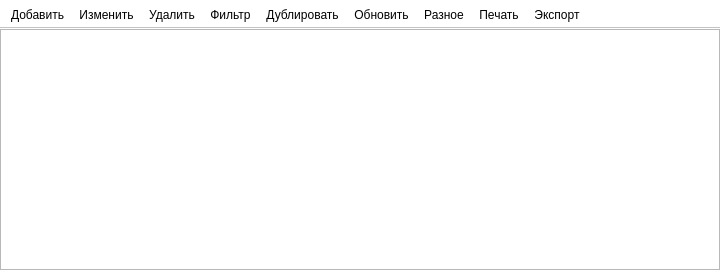
<?xml version="1.0" encoding="UTF-8"?>
<ui version="4.0">
 <class>MainWindow</class>
 <widget class="QMainWindow" name="MainWindow">
  <property name="geometry">
   <rect>
    <x>0</x>
    <y>0</y>
    <width>720</width>
    <height>270</height>
   </rect>
  </property>
  <property name="windowTitle">
   <string>MainWindow</string>
  </property>
  <widget class="QWidget" name="centralwidget">
   <layout class="QGridLayout" name="gridLayout">
    <property name="leftMargin">
     <number>0</number>
    </property>
    <property name="topMargin">
     <number>0</number>
    </property>
    <property name="rightMargin">
     <number>0</number>
    </property>
    <property name="bottomMargin">
     <number>0</number>
    </property>
    <property name="spacing">
     <number>0</number>
    </property>
    <item row="0" column="0">
     <widget class="QTableWidget" name="table_widget">
      <property name="font">
       <font>
        <family>Tahoma</family>
        <pointsize>8</pointsize>
       </font>
      </property>
      <property name="editTriggers">
       <set>QAbstractItemView::NoEditTriggers</set>
      </property>
      <property name="alternatingRowColors">
       <bool>true</bool>
      </property>
      <property name="selectionBehavior">
       <enum>QAbstractItemView::SelectRows</enum>
      </property>
      <property name="sortingEnabled">
       <bool>true</bool>
      </property>
      <attribute name="verticalHeaderVisible">
       <bool>false</bool>
      </attribute>
      <attribute name="verticalHeaderDefaultSectionSize">
       <number>20</number>
      </attribute>
      <attribute name="verticalHeaderMinimumSectionSize">
       <number>18</number>
      </attribute>
     </widget>
    </item>
   </layout>
  </widget>
  <widget class="QToolBar" name="toolBar">
   <property name="windowTitle">
    <string>toolBar</string>
   </property>
   <property name="styleSheet">
    <string notr="true">background-color: rgb(255, 255, 255);</string>
   </property>
   <property name="movable">
    <bool>false</bool>
   </property>
   <attribute name="toolBarArea">
    <enum>TopToolBarArea</enum>
   </attribute>
   <attribute name="toolBarBreak">
    <bool>false</bool>
   </attribute>
   <addaction name="pb_add"/>
   <addaction name="pb_change"/>
   <addaction name="pb_dell"/>
   <addaction name="pb_filter"/>
   <addaction name="pb_copy"/>
   <addaction name="pb_update"/>
   <addaction name="pb_other"/>
   <addaction name="pb_print"/>
   <addaction name="pb_export"/>
  </widget>
  <action name="pb_add">
   <property name="text">
    <string>Добавить</string>
   </property>
  </action>
  <action name="pb_change">
   <property name="text">
    <string>Изменить</string>
   </property>
  </action>
  <action name="pb_dell">
   <property name="text">
    <string>Удалить</string>
   </property>
  </action>
  <action name="pb_filter">
   <property name="text">
    <string>Фильтр</string>
   </property>
  </action>
  <action name="pb_copy">
   <property name="text">
    <string>Дублировать</string>
   </property>
  </action>
  <action name="pb_update">
   <property name="text">
    <string>Обновить</string>
   </property>
  </action>
  <action name="pb_other">
   <property name="text">
    <string>Разное</string>
   </property>
  </action>
  <action name="pb_export">
   <property name="text">
    <string>Экспорт</string>
   </property>
  </action>
  <action name="pb_print">
   <property name="text">
    <string>Печать</string>
   </property>
  </action>
 </widget>
 <resources/>
 <connections>
  <connection>
   <sender>table_widget</sender>
   <signal>itemDoubleClicked(QTableWidgetItem*)</signal>
   <receiver>MainWindow</receiver>
   <slot>ui_double_click_table_item()</slot>
   <hints>
    <hint type="sourcelabel">
     <x>687</x>
     <y>106</y>
    </hint>
    <hint type="destinationlabel">
     <x>787</x>
     <y>106</y>
    </hint>
   </hints>
  </connection>
  <connection>
   <sender>pb_add</sender>
   <signal>triggered()</signal>
   <receiver>MainWindow</receiver>
   <slot>ui_add_table_item()</slot>
   <hints>
    <hint type="sourcelabel">
     <x>-1</x>
     <y>-1</y>
    </hint>
    <hint type="destinationlabel">
     <x>359</x>
     <y>134</y>
    </hint>
   </hints>
  </connection>
  <connection>
   <sender>pb_change</sender>
   <signal>triggered()</signal>
   <receiver>MainWindow</receiver>
   <slot>ui_change_table_item()</slot>
   <hints>
    <hint type="sourcelabel">
     <x>-1</x>
     <y>-1</y>
    </hint>
    <hint type="destinationlabel">
     <x>359</x>
     <y>134</y>
    </hint>
   </hints>
  </connection>
  <connection>
   <sender>pb_update</sender>
   <signal>triggered()</signal>
   <receiver>MainWindow</receiver>
   <slot>ui_update()</slot>
   <hints>
    <hint type="sourcelabel">
     <x>-1</x>
     <y>-1</y>
    </hint>
    <hint type="destinationlabel">
     <x>359</x>
     <y>134</y>
    </hint>
   </hints>
  </connection>
  <connection>
   <sender>pb_copy</sender>
   <signal>triggered()</signal>
   <receiver>MainWindow</receiver>
   <slot>ui_duplicate_table_item()</slot>
   <hints>
    <hint type="sourcelabel">
     <x>-1</x>
     <y>-1</y>
    </hint>
    <hint type="destinationlabel">
     <x>359</x>
     <y>134</y>
    </hint>
   </hints>
  </connection>
  <connection>
   <sender>pb_filter</sender>
   <signal>triggered()</signal>
   <receiver>MainWindow</receiver>
   <slot>ui_filter()</slot>
   <hints>
    <hint type="sourcelabel">
     <x>-1</x>
     <y>-1</y>
    </hint>
    <hint type="destinationlabel">
     <x>359</x>
     <y>134</y>
    </hint>
   </hints>
  </connection>
  <connection>
   <sender>pb_dell</sender>
   <signal>triggered()</signal>
   <receiver>MainWindow</receiver>
   <slot>ui_dell_table_item()</slot>
   <hints>
    <hint type="sourcelabel">
     <x>-1</x>
     <y>-1</y>
    </hint>
    <hint type="destinationlabel">
     <x>359</x>
     <y>134</y>
    </hint>
   </hints>
  </connection>
  <connection>
   <sender>pb_other</sender>
   <signal>triggered()</signal>
   <receiver>MainWindow</receiver>
   <slot>ui_other()</slot>
   <hints>
    <hint type="sourcelabel">
     <x>-1</x>
     <y>-1</y>
    </hint>
    <hint type="destinationlabel">
     <x>359</x>
     <y>134</y>
    </hint>
   </hints>
  </connection>
  <connection>
   <sender>pb_export</sender>
   <signal>triggered()</signal>
   <receiver>MainWindow</receiver>
   <slot>ui_export()</slot>
   <hints>
    <hint type="sourcelabel">
     <x>-1</x>
     <y>-1</y>
    </hint>
    <hint type="destinationlabel">
     <x>359</x>
     <y>134</y>
    </hint>
   </hints>
  </connection>
  <connection>
   <sender>pb_print</sender>
   <signal>triggered()</signal>
   <receiver>MainWindow</receiver>
   <slot>ui_print()</slot>
   <hints>
    <hint type="sourcelabel">
     <x>-1</x>
     <y>-1</y>
    </hint>
    <hint type="destinationlabel">
     <x>359</x>
     <y>134</y>
    </hint>
   </hints>
  </connection>
 </connections>
 <slots>
  <slot>ui_add_table_item()</slot>
  <slot>ui_double_click_table_item()</slot>
  <slot>ui_change_table_item()</slot>
  <slot>ui_update()</slot>
  <slot>ui_duplicate_table_item()</slot>
  <slot>ui_filter()</slot>
  <slot>ui_dell_table_item()</slot>
  <slot>ui_other()</slot>
  <slot>ui_export()</slot>
  <slot>ui_print()</slot>
 </slots>
</ui>
